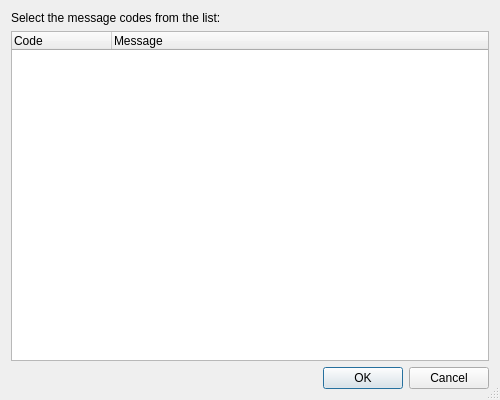
<?xml version="1.0" encoding="UTF-8"?>
<ui version="4.0">
 <class>CodeStyleCodeSelectionDialog</class>
 <widget class="QDialog" name="CodeStyleCodeSelectionDialog">
  <property name="geometry">
   <rect>
    <x>0</x>
    <y>0</y>
    <width>500</width>
    <height>400</height>
   </rect>
  </property>
  <property name="windowTitle">
   <string>Code Style Message Codes</string>
  </property>
  <property name="sizeGripEnabled">
   <bool>true</bool>
  </property>
  <layout class="QVBoxLayout" name="verticalLayout">
   <item>
    <widget class="QLabel" name="label">
     <property name="text">
      <string>Select the message codes from the list:</string>
     </property>
    </widget>
   </item>
   <item>
    <widget class="QTreeWidget" name="codeTable">
     <property name="toolTip">
      <string>Select the message codes from this table</string>
     </property>
     <property name="editTriggers">
      <set>QAbstractItemView::NoEditTriggers</set>
     </property>
     <property name="alternatingRowColors">
      <bool>true</bool>
     </property>
     <property name="selectionMode">
      <enum>QAbstractItemView::ExtendedSelection</enum>
     </property>
     <property name="selectionBehavior">
      <enum>QAbstractItemView::SelectRows</enum>
     </property>
     <property name="rootIsDecorated">
      <bool>false</bool>
     </property>
     <property name="allColumnsShowFocus">
      <bool>true</bool>
     </property>
     <property name="wordWrap">
      <bool>true</bool>
     </property>
     <column>
      <property name="text">
       <string>Code</string>
      </property>
     </column>
     <column>
      <property name="text">
       <string>Message</string>
      </property>
     </column>
    </widget>
   </item>
   <item>
    <widget class="QDialogButtonBox" name="buttonBox">
     <property name="orientation">
      <enum>Qt::Horizontal</enum>
     </property>
     <property name="standardButtons">
      <set>QDialogButtonBox::Cancel|QDialogButtonBox::Ok</set>
     </property>
    </widget>
   </item>
  </layout>
 </widget>
 <tabstops>
  <tabstop>codeTable</tabstop>
  <tabstop>buttonBox</tabstop>
 </tabstops>
 <resources/>
 <connections>
  <connection>
   <sender>buttonBox</sender>
   <signal>accepted()</signal>
   <receiver>CodeStyleCodeSelectionDialog</receiver>
   <slot>accept()</slot>
   <hints>
    <hint type="sourcelabel">
     <x>227</x>
     <y>279</y>
    </hint>
    <hint type="destinationlabel">
     <x>157</x>
     <y>274</y>
    </hint>
   </hints>
  </connection>
  <connection>
   <sender>buttonBox</sender>
   <signal>rejected()</signal>
   <receiver>CodeStyleCodeSelectionDialog</receiver>
   <slot>reject()</slot>
   <hints>
    <hint type="sourcelabel">
     <x>295</x>
     <y>285</y>
    </hint>
    <hint type="destinationlabel">
     <x>286</x>
     <y>274</y>
    </hint>
   </hints>
  </connection>
 </connections>
</ui>
